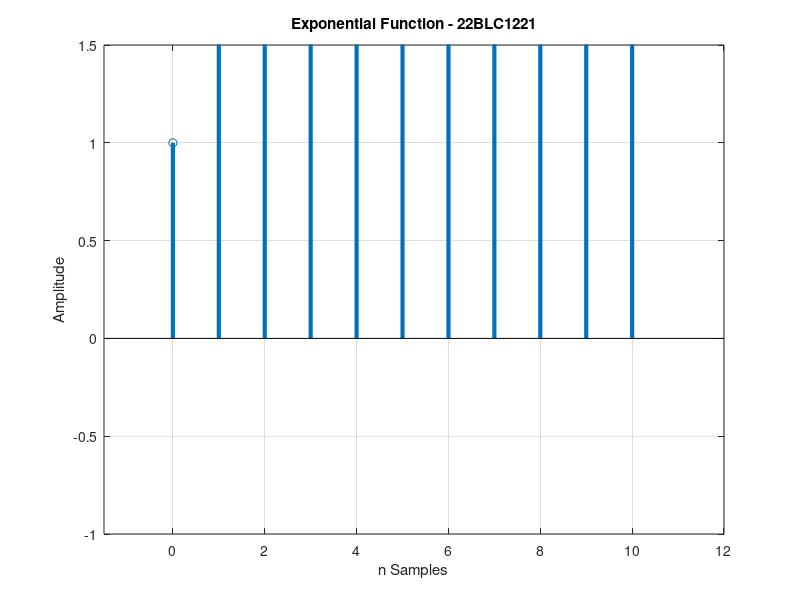

Source code (MATLAB):
clc;
clear all;
close all;
x = 0:10;
y = exp(x);
stem(x, y, 'LineWidth', 3), grid on;
axis([-1.5 12 -1 1.5]);
xlabel('n Samples');
ylabel('Amplitude');
title(['Exponential Function - 22BLC1221']);
